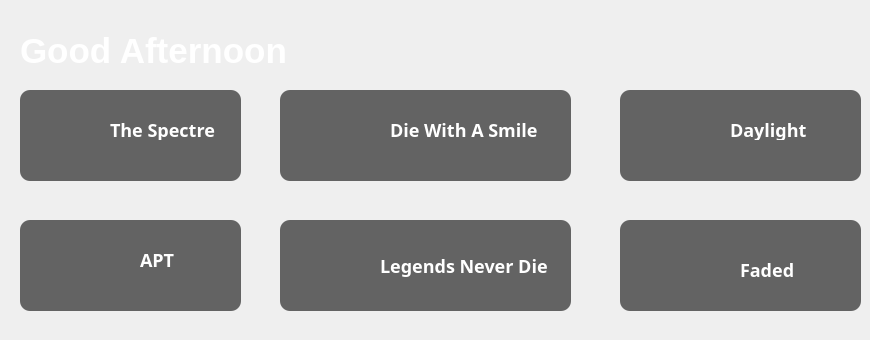
   <widget class="QWidget" name="page">
    <widget class="QLabel" name="label_4">
     <property name="geometry">
      <rect>
       <x>20</x>
       <y>20</y>
       <width>281</width>
       <height>61</height>
      </rect>
     </property>
     <property name="font">
      <font>
       <family>MS UI Gothic</family>
       <pointsize>-1</pointsize>
       <bold>true</bold>
      </font>
     </property>
     <property name="styleSheet">
      <string notr="true">color:rgb(255, 255, 255);
font-size: 35px;
font-weight: bold;
 etter-spacing: 0.5px;
</string>
     </property>
     <property name="text">
      <string>Good Afternoon</string>
     </property>
    </widget>
    <widget class="QLabel" name="label_5">
     <property name="geometry">
      <rect>
       <x>20</x>
       <y>90</y>
       <width>81</width>
       <height>91</height>
      </rect>
     </property>
     <property name="text">
      <string/>
     </property>
     <property name="pixmap">
      <pixmap>../img/z6498815129163_52317030fda41617c77e971ac6f6aace.jpg</pixmap>
     </property>
     <property name="scaledContents">
      <bool>true</bool>
     </property>
    </widget>
    <widget class="QListWidget" name="listWidget">
     <property name="geometry">
      <rect>
       <x>20</x>
       <y>90</y>
       <width>221</width>
       <height>91</height>
      </rect>
     </property>
     <property name="styleSheet">
      <string notr="true">background-color:rgb(99, 99, 99);
padding: 10px;
border-radius:10px
</string>
     </property>
    </widget>
    <widget class="QLabel" name="label_6">
     <property name="geometry">
      <rect>
       <x>110</x>
       <y>120</y>
       <width>121</width>
       <height>20</height>
      </rect>
     </property>
     <property name="font">
      <font>
       <family>Sans Serif Collection</family>
       <pointsize>-1</pointsize>
       <bold>true</bold>
      </font>
     </property>
     <property name="styleSheet">
      <string notr="true">font-weight: bold;
  etter-spacing: 0.5px;
color:rgb(255, 255, 255);
font-size: 18px;
background-color:rgb(99,99,99)</string>
     </property>
     <property name="text">
      <string>The Spectre</string>
     </property>
    </widget>
    <widget class="QListWidget" name="listWidget_2">
     <property name="geometry">
      <rect>
       <x>280</x>
       <y>90</y>
       <width>291</width>
       <height>91</height>
      </rect>
     </property>
     <property name="styleSheet">
      <string notr="true">background-color:rgb(99, 99, 99);
padding: 10px;
border-radius:10px
</string>
     </property>
    </widget>
    <widget class="QLabel" name="label_7">
     <property name="geometry">
      <rect>
       <x>280</x>
       <y>90</y>
       <width>91</width>
       <height>91</height>
      </rect>
     </property>
     <property name="text">
      <string/>
     </property>
     <property name="pixmap">
      <pixmap>../img/z6498832574348_16983d2b2cb3fb4741b1091fefff519d.jpg</pixmap>
     </property>
     <property name="scaledContents">
      <bool>true</bool>
     </property>
    </widget>
    <widget class="QLabel" name="label_8">
     <property name="geometry">
      <rect>
       <x>390</x>
       <y>120</y>
       <width>171</width>
       <height>20</height>
      </rect>
     </property>
     <property name="font">
      <font>
       <family>Sans Serif Collection</family>
       <pointsize>-1</pointsize>
       <bold>true</bold>
      </font>
     </property>
     <property name="styleSheet">
      <string notr="true">font-weight: bold;
  etter-spacing: 0.5px;
color:rgb(255, 255, 255);
font-size: 18px;
background-color:rgb(99,99,99)</string>
     </property>
     <property name="text">
      <string>Die With A Smile</string>
     </property>
    </widget>
    <widget class="QListWidget" name="listWidget_3">
     <property name="geometry">
      <rect>
       <x>620</x>
       <y>90</y>
       <width>241</width>
       <height>91</height>
      </rect>
     </property>
     <property name="styleSheet">
      <string notr="true">background-color:rgb(99, 99, 99);
padding: 10px;
border-radius:10px
</string>
     </property>
    </widget>
    <widget class="QLabel" name="label_9">
     <property name="geometry">
      <rect>
       <x>620</x>
       <y>90</y>
       <width>91</width>
       <height>91</height>
      </rect>
     </property>
     <property name="styleSheet">
      <string notr="true"/>
     </property>
     <property name="text">
      <string/>
     </property>
     <property name="pixmap">
      <pixmap>../img/z6498843329317_d5f9a2982984e39be71fa63c56255d28.jpg</pixmap>
     </property>
     <property name="scaledContents">
      <bool>true</bool>
     </property>
    </widget>
    <widget class="QLabel" name="label_10">
     <property name="geometry">
      <rect>
       <x>730</x>
       <y>120</y>
       <width>121</width>
       <height>20</height>
      </rect>
     </property>
     <property name="font">
      <font>
       <family>Sans Serif Collection</family>
       <pointsize>-1</pointsize>
       <bold>true</bold>
      </font>
     </property>
     <property name="styleSheet">
      <string notr="true">font-weight: bold;
  etter-spacing: 0.5px;
color:rgb(255, 255, 255);
font-size: 18px;
background-color:rgb(99,99,99)</string>
     </property>
     <property name="text">
      <string>Daylight</string>
     </property>
    </widget>
    <widget class="QListWidget" name="listWidget_4">
     <property name="geometry">
      <rect>
       <x>20</x>
       <y>220</y>
       <width>221</width>
       <height>91</height>
      </rect>
     </property>
     <property name="styleSheet">
      <string notr="true">background-color:rgb(99, 99, 99);
padding: 10px;
border-radius:10px
</string>
     </property>
    </widget>
    <widget class="QLabel" name="label_11">
     <property name="geometry">
      <rect>
       <x>20</x>
       <y>220</y>
       <width>81</width>
       <height>91</height>
      </rect>
     </property>
     <property name="text">
      <string/>
     </property>
     <property name="pixmap">
      <pixmap>../img/z6498855803386_3a41d86ed3e261a2cff390b13dae6e42.jpg</pixmap>
     </property>
     <property name="scaledContents">
      <bool>true</bool>
     </property>
    </widget>
    <widget class="QLabel" name="label_12">
     <property name="geometry">
      <rect>
       <x>140</x>
       <y>250</y>
       <width>91</width>
       <height>20</height>
      </rect>
     </property>
     <property name="font">
      <font>
       <family>Sans Serif Collection</family>
       <pointsize>-1</pointsize>
       <bold>true</bold>
      </font>
     </property>
     <property name="styleSheet">
      <string notr="true">font-weight: bold;
  etter-spacing: 0.5px;
color:rgb(255, 255, 255);
font-size: 18px;
background-color:rgb(99,99,99)</string>
     </property>
     <property name="text">
      <string>APT</string>
     </property>
    </widget>
    <widget class="QListWidget" name="listWidget_5">
     <property name="geometry">
      <rect>
       <x>280</x>
       <y>220</y>
       <width>291</width>
       <height>91</height>
      </rect>
     </property>
     <property name="styleSheet">
      <string notr="true">background-color:rgb(99, 99, 99);
padding: 10px;
border-radius:10px
</string>
     </property>
    </widget>
    <widget class="QLabel" name="label_13">
     <property name="geometry">
      <rect>
       <x>280</x>
       <y>220</y>
       <width>91</width>
       <height>91</height>
      </rect>
     </property>
     <property name="text">
      <string/>
     </property>
     <property name="pixmap">
      <pixmap>../img/z6498876897954_59ddeff9bd8129a9120778cdb6c89686.jpg</pixmap>
     </property>
     <property name="scaledContents">
      <bool>true</bool>
     </property>
    </widget>
    <widget class="QLabel" name="label_14">
     <property name="geometry">
      <rect>
       <x>380</x>
       <y>250</y>
       <width>181</width>
       <height>31</height>
      </rect>
     </property>
     <property name="font">
      <font>
       <family>Sans Serif Collection</family>
       <pointsize>-1</pointsize>
       <bold>true</bold>
      </font>
     </property>
     <property name="styleSheet">
      <string notr="true">font-weight: bold;
  etter-spacing: 0.5px;
color:rgb(255, 255, 255);
font-size: 18px;
background-color:rgb(99,99,99)

</string>
     </property>
     <property name="text">
      <string>Legends Never Die</string>
     </property>
    </widget>
    <widget class="QListWidget" name="listWidget_6">
     <property name="geometry">
      <rect>
       <x>620</x>
       <y>220</y>
       <width>241</width>
       <height>91</height>
      </rect>
     </property>
     <property name="styleSheet">
      <string notr="true">background-color:rgb(99, 99, 99);
padding: 10px;
border-radius:10px
</string>
     </property>
    </widget>
    <widget class="QLabel" name="label_15">
     <property name="geometry">
      <rect>
       <x>620</x>
       <y>220</y>
       <width>91</width>
       <height>91</height>
      </rect>
     </property>
     <property name="text">
      <string/>
     </property>
     <property name="pixmap">
      <pixmap>../img/z6498882588427_34e9891f52d595a569a46ffdaf578fbe.jpg</pixmap>
     </property>
     <property name="scaledContents">
      <bool>true</bool>
     </property>
    </widget>
    <widget class="QLabel" name="label_16">
     <property name="geometry">
      <rect>
       <x>740</x>
       <y>260</y>
       <width>91</width>
       <height>20</height>
      </rect>
     </property>
     <property name="font">
      <font>
       <family>Sans Serif Collection</family>
       <pointsize>-1</pointsize>
       <bold>true</bold>
      </font>
     </property>
     <property name="styleSheet">
      <string notr="true">font-weight: bold;
  etter-spacing: 0.5px;
color:rgb(255, 255, 255);
font-size: 18px;
background-color:rgb(99,99,99)</string>
     </property>
     <property name="text">
      <string>Faded</string>
     </property>
    </widget>
    <widget class="QLabel" name="label_62">
     <property name="geometry">
      <rect>
       <x>300</x>
       <y>80</y>
       <width>241</width>
       <height>251</height>
      </rect>
     </property>
     <property name="text">
      <string/>
     </property>
     <property name="pixmap">
      <pixmap>../img/spotify-brands.svg</pixmap>
     </property>
     <property name="scaledContents">
      <bool>true</bool>
     </property>
    </widget>
    <zorder>label_62</zorder>
    <zorder>listWidget</zorder>
    <zorder>label_4</zorder>
    <zorder>label_5</zorder>
    <zorder>label_6</zorder>
    <zorder>listWidget_2</zorder>
    <zorder>label_7</zorder>
    <zorder>label_8</zorder>
    <zorder>listWidget_3</zorder>
    <zorder>label_9</zorder>
    <zorder>label_10</zorder>
    <zorder>listWidget_4</zorder>
    <zorder>label_11</zorder>
    <zorder>label_12</zorder>
    <zorder>listWidget_5</zorder>
    <zorder>label_13</zorder>
    <zorder>label_14</zorder>
    <zorder>listWidget_6</zorder>
    <zorder>label_15</zorder>
    <zorder>label_16</zorder>
   </widget>
